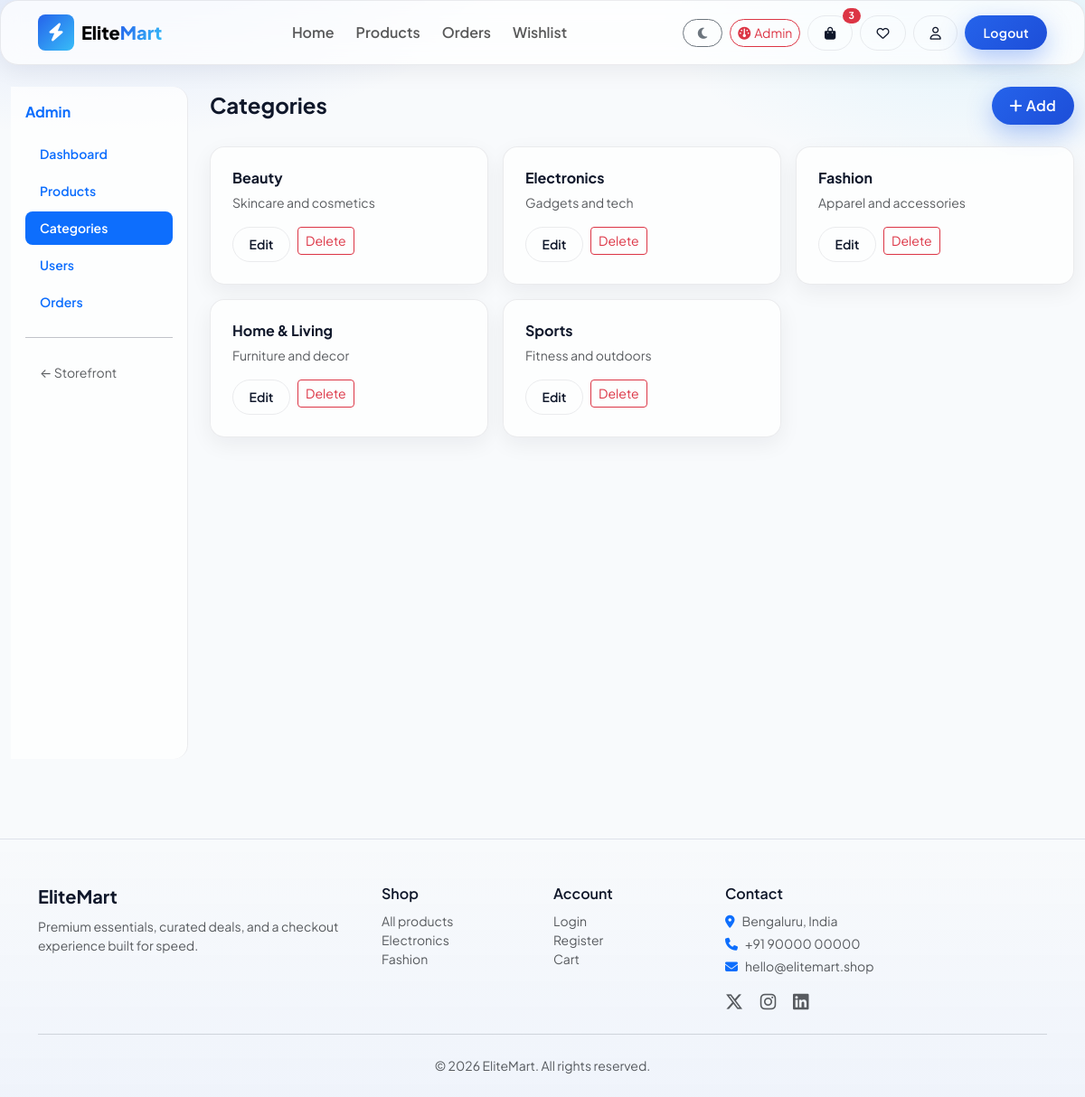
Page /admin/categories (signed in) on the earlier database version.
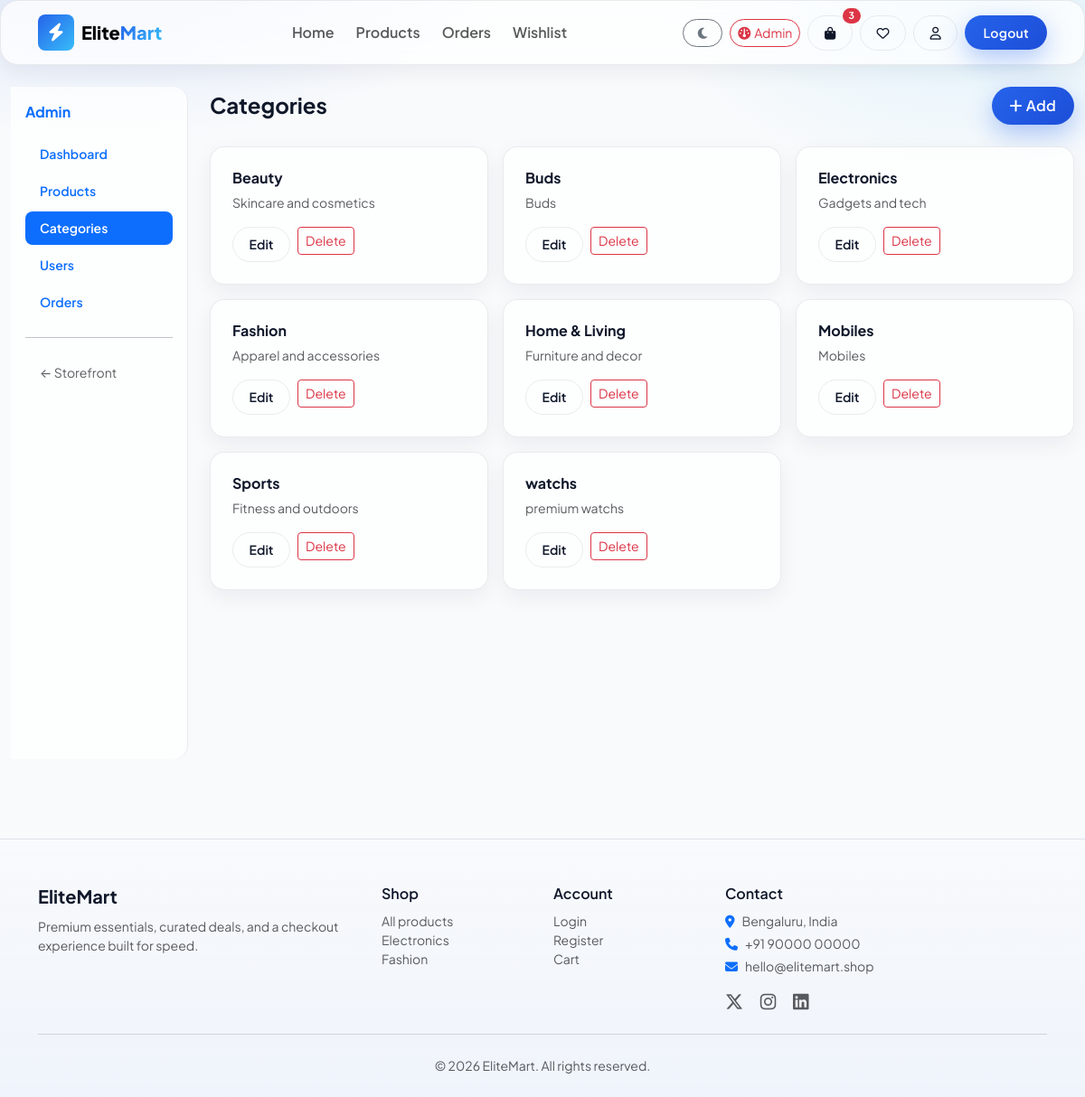
Same page on the later database version.
### tables this page shows
CREATE TABLE categories (
            id INTEGER PRIMARY KEY AUTOINCREMENT,
            name TEXT NOT NULL UNIQUE,
            slug TEXT NOT NULL UNIQUE,
            description TEXT,
            image_url TEXT,
            created_at TEXT DEFAULT (datetime('now'))
        );

### app.py (the view)
@app.route("/admin/categories")
@admin_required
def admin_categories():
    rows = query_all("SELECT * FROM categories ORDER BY name")
    return render_template("admin/categories.html", categories=rows)

### app.py (called while the page is built)
def get_db():
    if "db" not in g:
        g.db = sqlite3.connect(DATABASE)
        g.db.row_factory = sqlite3.Row
    return g.db

def query_one(sql, args=()):
    return get_db().execute(sql, args).fetchone()

def query_all(sql, args=()):
    return get_db().execute(sql, args).fetchall()

def current_user_id():
    return session.get("user_id")

def admin_required(f):
    @wraps(f)
    def wrapped(*args, **kwargs):
        uid = current_user_id()
        if not uid:
            flash("Admin sign in required.", "warning")
            return redirect(url_for("admin_login"))
        row = query_one("SELECT is_admin FROM users WHERE id = ?", (uid,))
        if not row or not row["is_admin"]:
            flash("Access denied.", "danger")
            return redirect(url_for("index"))
        return f(*args, **kwargs)
    return wrapped

### templates/admin/categories.html
{% extends "admin/layout.html" %}
{% block admin_content %}
<div class="d-flex justify-content-between align-items-center mb-4 flex-wrap gap-2">
  <h1 class="h4 fw-bold mb-0">Categories</h1>
  <a href="{{ url_for('admin_category_form') }}" class="btn btn-brand"><i class="fa-solid fa-plus me-1"></i>Add</a>
</div>
<div class="row g-3">
  {% for c in categories %}
  <div class="col-md-6 col-xl-4">
    <div class="glass p-4 rounded-4 h-100 d-flex flex-column">
      <h2 class="h6 fw-bold">{{ c.name }}</h2>
      <p class="small text-muted flex-grow-1">{{ c.description or '—' }}</p>
      <div class="d-flex gap-2">
        <a href="{{ url_for('admin_category_form', cid=c.id) }}" class="btn btn-sm btn-outline-glow">Edit</a>
        <form method="post" action="{{ url_for('admin_category_delete', cid=c.id) }}" onsubmit="return confirm('Delete category?');">
          <button type="submit" class="btn btn-sm btn-outline-danger">Delete</button>
        </form>
      </div>
    </div>
  </div>
  {% endfor %}
</div>
{% endblock %}

Differences in the rows shown:
added categories: name "Buds", description "Buds"
added categories: name "Mobiles", description "Mobiles"
added categories: name "watchs", description "premium watchs"
